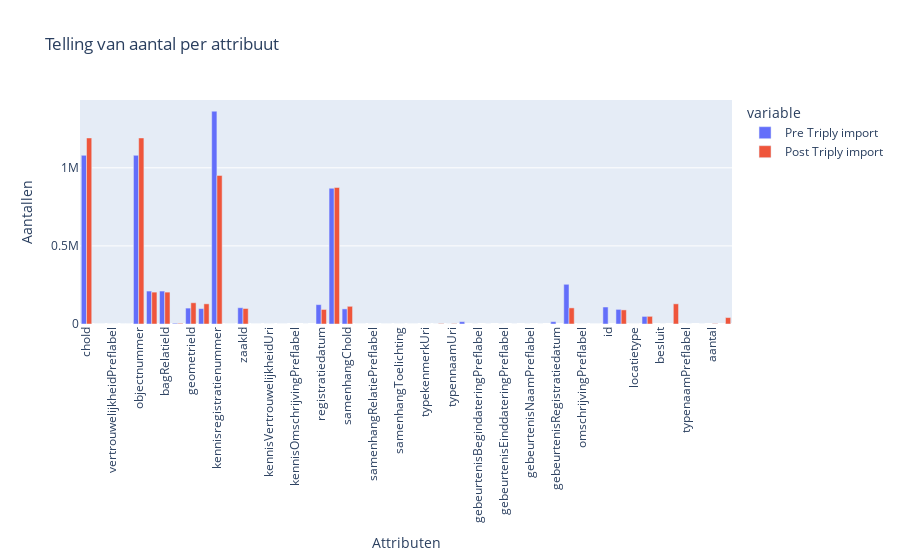

Here is the notebook cell this chart was saved with:
### Code cell
# bar chart
fig = px.bar(
    dataset_tellingen,
    x="attribuut",
    y=["Pre Triply import", "Post Triply import"],
    barmode="group",
    title="Telling van aantal per attribuut",
    labels={"value": "Aantallen", "attribuut": "Attributen"},
)

fig.update_layout(xaxis_tickangle=-90) 
fig.show()

### Figure 1 — Plotly figure (JSON) as saved in the notebook; plotly's stock layout.template omitted (floating-point values rounded to 4 significant figures)
{"data": [{"alignmentgroup": "True", "hovertemplate": "variable=Pre Triply import<br>Attributen=%{x}<br>Aantallen=%{y}<extra></extra>", "legendgroup": "Pre Triply import", "marker": {"color": "#636efa", "pattern": {"shape": ""}}, "name": "Pre Triply import", "offsetgroup": "Pre Triply import", "orientation": "v", "showlegend": true, "textposition": "auto", "type": "bar", "x": ["choId", "typeCho", "vertrouwelijkheidPreflabel", "vertrouwelijkheidUri", "objectnummer", "basisregistratieId", "bagRelatieId", "plaatsnaam", "geometrieId", "WKT", "kennisregistratienummer", "typeKennis", "zaakId", "kennisVertrouwelijkheidPreflabel", "kennisVertrouwelijkheidUri", "formeelStandpunt", "kennisOmschrijvingPreflabel", "kennisOmschrijvingUri", "registratiedatum", "identificatie", "samenhangChoId", "samenhangTypeCho", "samenhangRelatiePreflabel", "samenhangRelatieUri", "samenhangToelichting", "typekenmerkPreflabel", "typekenmerkUri", "typennaamPreflabel", "typennaamUri", "typeRegistratiedatum", "gebeurtenisBegindateringPreflabel", "gebeurtenisBegindateringUri", "gebeurtenisEinddateringPreflabel", "gebeurtenisEinddateringUri", "gebeurtenisNaamPreflabel", "gebeurtenisNaamUri", "gebeurtenisRegistratiedatum", "omschrijving", "omschrijvingPreflabel", "omschrijvingUri", "id", "locatieAanduidingId", "locatietype", "locatienaam", "besluit", "WKTRD", "typenaamPreflabel", "typenaamUri", "aantal", "outerRegistratiedatum"], "xaxis": "x", "y": [1079758, 5, 2, 2, 1079758, 210880, 210880, 4713, 101847, 98589, 1362311, 5, 104269, 2, 2, 1, 1, 1, 124050, 868878, 96675, 2, 1, 1, 0, 1, 1, 137, 127, 14971, 63, 63, 62, 62, 1, 1, 14971, 254228, 3, 3, 108777, 93527, 1, 48614, null, null, null, null, null, null], "yaxis": "y"}, {"alignmentgroup": "True", "hovertemplate": "variable=Post Triply import<br>Attributen=%{x}<br>Aantallen=%{y}<extra></extra>", "legendgroup": "Post Triply import", "marker": {"color": "#EF553B", "pattern": {"shape": ""}}, "name": "Post Triply import", "offsetgroup": "Post Triply import", "orientation": "v", "showlegend": true, "textposition": "auto", "type": "bar", "x": ["choId", "typeCho", "vertrouwelijkheidPreflabel", "vertrouwelijkheidUri", "objectnummer", "basisregistratieId", "bagRelatieId", "plaatsnaam", "geometrieId", "WKT", "kennisregistratienummer", "typeKennis", "zaakId", "kennisVertrouwelijkheidPreflabel", "kennisVertrouwelijkheidUri", "formeelStandpunt", "kennisOmschrijvingPreflabel", "kennisOmschrijvingUri", "registratiedatum", "identificatie", "samenhangChoId", "samenhangTypeCho", "samenhangRelatiePreflabel", "samenhangRelatieUri", "samenhangToelichting", "typekenmerkPreflabel", "typekenmerkUri", "typennaamPreflabel", "typennaamUri", "typeRegistratiedatum", "gebeurtenisBegindateringPreflabel", "gebeurtenisBegindateringUri", "gebeurtenisEinddateringPreflabel", "gebeurtenisEinddateringUri", "gebeurtenisNaamPreflabel", "gebeurtenisNaamUri", "gebeurtenisRegistratiedatum", "omschrijving", "omschrijvingPreflabel", "omschrijvingUri", "id", "locatieAanduidingId", "locatietype", "locatienaam", "besluit", "WKTRD", "typenaamPreflabel", "typenaamUri", "aantal", "outerRegistratiedatum"], "xaxis": "x", "y": [1191113, 5, 2, 2, 1191113, 204083, 204083, 4338, 135996, 129210, 951053, 5, 99308, 2, 2, 1, null, null, 92949, 874078, 113217, 3, 1, 1, 5, 2, 2, 3161, 2358, null, null, null, null, null, null, null, null, 103225, 2, 2, null, 90265, 1, 49044, 1, 129212, 140, 130, 2487, 41183], "yaxis": "y"}], "layout": {"barmode": "group", "legend": {"title": {"text": "variable"}, "tracegroupgap": 0}, "title": {"text": "Telling van aantal per attribuut"}, "xaxis": {"anchor": "y", "domain": [0, 1], "tickangle": -90, "title": {"text": "Attributen"}}, "yaxis": {"anchor": "x", "domain": [0, 1], "title": {"text": "Aantallen"}}}}
